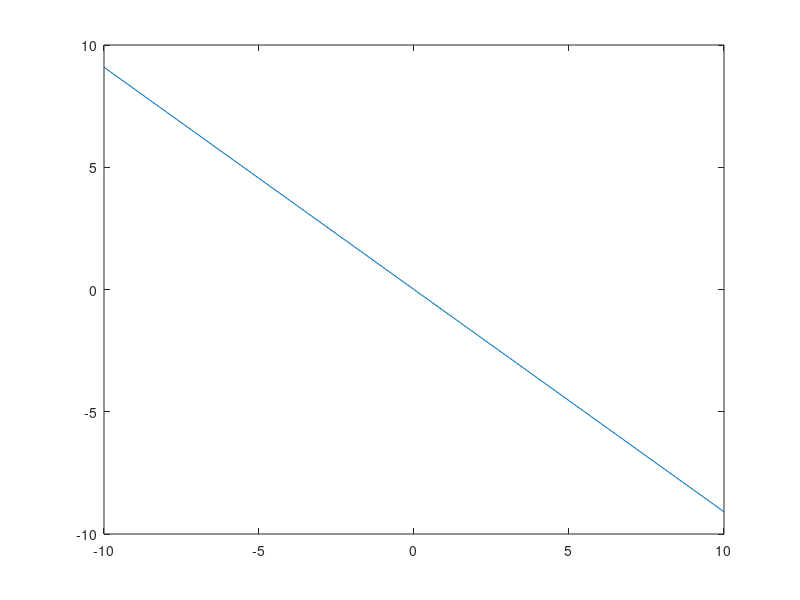
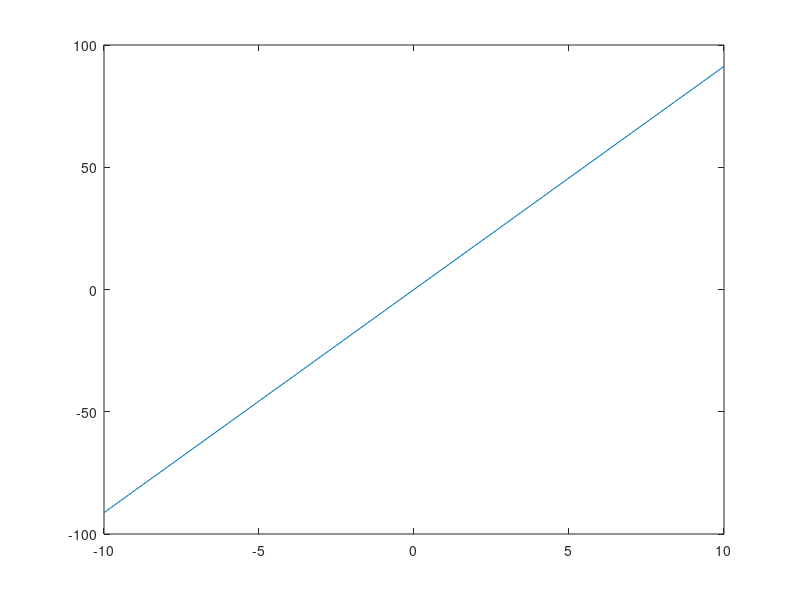
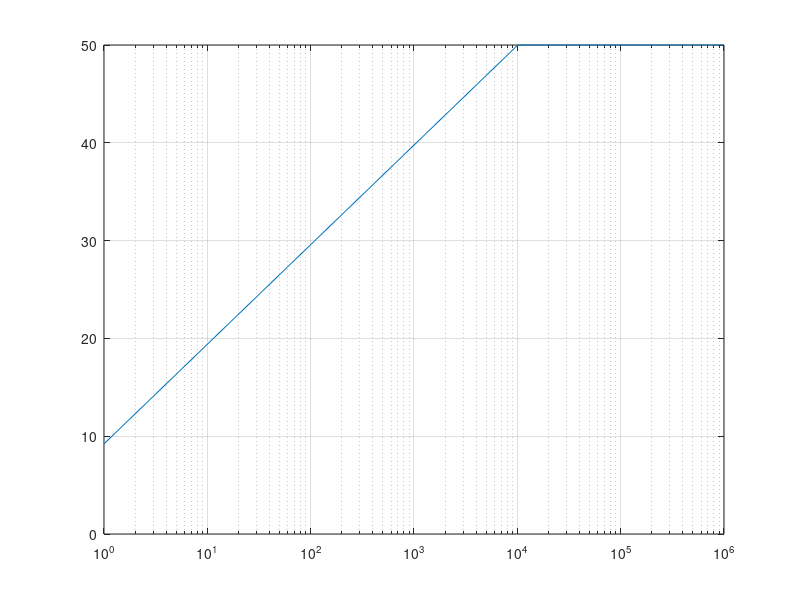
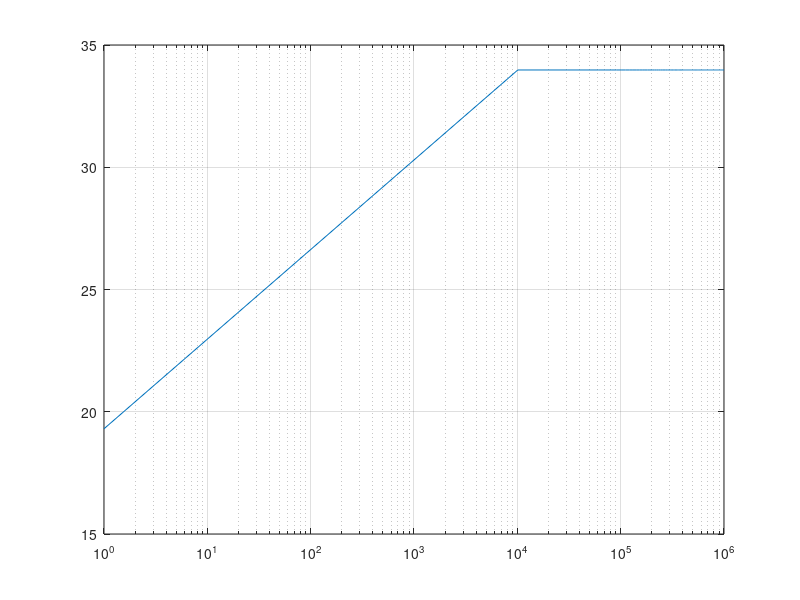

Reproduce these figures in MATLAB, in order.
R1 = 1;
C = 0.25;
R2 = 2;
L = 0.2;
R3 = 10;
a = 100;
R4 = 0.1;
Ro = 1000;
Y1 = 1/R1;
Y2 = 1/R2;
Y3 = 1/R3;
Y4 = 1/R4;
timestep = 1e-12;

% V = [V1    V2            V3   V4     V5           i1  iL  i3];
G = [-1/R1  1/R1           0    0       0           1   0   0; 
      1/R1 (-1/R1)-(1/R2)  0    0       0           0  -1   0;
      0      0            1/R3  0       0           1   0   0;
      0      0            0   -1/R4  1/R4           0   0   1;  
      0      0            0    1/R4 (-1/R4)-(1/Ro)  0  -1   0; 
      1      0            0     0       0           0   0   0;
      0      1            1     0       0           0   0   0; 
      0      0            a/R3  1       0           0   0   0];

% V = [V1 V2 V3 V4 V5 i1 iL i3];
Cm =   [-C  C 0  0  0  0  0  0;
        C -C 0  0  0  0  0  0;
        0  0 0  0  0  0  0  0; 
        0  0 0  0  0  0  0  0;
        0  0 0  0  0  0  0  0; 
        0  0 0  0  0  0  0  0; 
        0  0 0  0  0  0  L  0; 
        0  0 0  0  0  0  0  0];

 n = 0;
for Vin = -10:10 
    n = n + 1;
    F = [0 0 0 0 0 Vin 0 0];
    V = G\F';
    V3(n) = V(3);
    Vo(n) = V(5);
end

vin = -10:1:10;
figure('Name','V3')
plot(vin,V3)
figure('Name','Vo')
plot(vin,Vo)

w = linspace(1,1e6);
for n = 1:100
    F = [0 0 0 0 0 1 0 0];
    V = (G+(1i*w(n)*Cm))\F';
    Voii(n) = V(5);
    Adb(n) = 20*log10(Voii(n));
end

v1 = 1;
figure('Name','Vo func of w')
%%subplot(4,1,3)
semilogx(w,Voii)
grid on
figure('name','Gain in dB')
semilogx(w,Adb)
grid on


figure('name','Hist of Gain')
Cnd = 0.25 + 0.05*randn(1,100);

for n = 1:100
    F = [0 0 0 0 0 1 0 0];
    Cmnd =   [-Cnd(n)  Cnd(n) 0  0  0  0  0  0;
        Cnd(n) -Cnd(n) 0  0  0  0  0  0;
        0  0 0  0  0  0  0  0; 
        0  0 0  0  0  0  0  0;
        0  0 0  0  0  0  0  0; 
        0  0 0  0  0  0  0  0; 
        0  0 0  0  0  0  L  0; 
        0  0 0  0  0  0  0  0];
    V = (G+(pi*Cmnd))\F';
    Voiii(n) = V(5);
end

hist(Voiii)